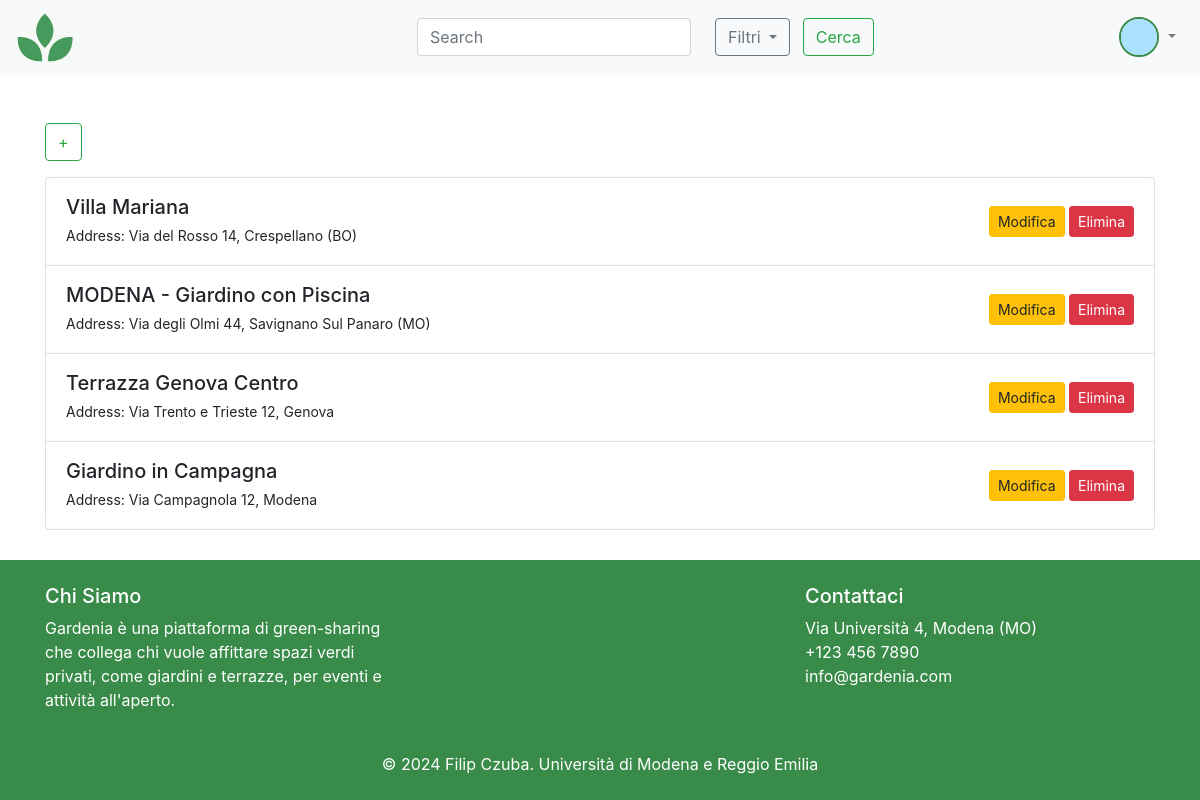
The page /landlord/properties/ (signed in) on the database its author committed.
### accounts/models.py (models this page shows, shortened)
class CustomUser(AbstractUser):
    USER_TYPE_CHOICES = [
        ('landlord', 'Landlord'),
        ('renter', 'Renter'),
    ]
    username = None
    name = models.CharField(max_length=30, blank=True)
    surname = models.CharField(max_length=30, blank=True)
    user_type = models.CharField(max_length=10, choices=USER_TYPE_CHOICES, default='renter')
    address = models.CharField(max_length=255, blank=True)
    description = models.CharField(max_length=400, null=True, blank=True)
    phone_number = models.CharField(max_length=20, blank=True)
    profile_picture = models.ImageField(upload_to=user_profile_directory_path, default='assets/default_user.png')
    email = models.EmailField(unique=True)
    objects = CustomUserManager()
    EMAIL_FIELD = 'email'
    USERNAME_FIELD = 'email'
    REQUIRED_FIELDS = ['name', 'surname', 'user_type']  # Fields required during user creation
    groups = models.ManyToManyField(
        'auth.Group',
        related_name='customuser_set',
        blank=True,
        help_text='The groups this user belongs to.',
        verbose_name='groups'
    )
    user_permissions = models.ManyToManyField(
        'auth.Permission',
        related_name='customuser_set',
        blank=True,
        help_text='Specific permissions for this user.',
        verbose_name='user permissions'
    )

### posts/models.py (models this page shows, shortened)
class Post(models.Model):
    title = models.CharField(max_length=100)
    description = models.TextField()
    address = models.CharField(max_length=255)
    landlord = models.ForeignKey(settings.AUTH_USER_MODEL, on_delete=models.CASCADE)
    wifi = models.BooleanField(default=False)
    bathroom = models.BooleanField(default=False)
    bbq = models.BooleanField(default=False)
    pool = models.BooleanField(default=False)
    kid_friendly = models.BooleanField(default=False)
    parking = models.BooleanField(default=False)
    electricity = models.BooleanField(default=False)
    max_people = models.PositiveIntegerField(default=20)  # Default 20
    price_per_person = models.DecimalField(max_digits=10, decimal_places=2, null=False,default=100)
    image = models.ImageField(upload_to='posts/', default='assets/logo_greyscale.png')
    created_at = models.DateTimeField(auto_now_add=True)
    updated_at = models.DateTimeField(auto_now=True)

### posts/views.py (the view)
# urls.py: path('landlord/properties/', LandlordPropertiesView.as_view(), name='landlord_properties'),
class LandlordPropertiesView(LoginRequiredMixin, UserPassesTestMixin, ListView):
    model = Post
    template_name = 'posts/landlord_properties.html'
    context_object_name = 'posts'
    def get_queryset(self):
        return Post.objects.filter(landlord=self.request.user)
    def test_func(self):
        return self.request.user.user_type == 'landlord'

### posts/templates/posts/landlord_properties.html (shortened to what this page needs)
{% extends 'basebs.html' %}
{% block content %}
<div class="container mt-5">
    <div class="mb-3">
        <a href="{% url 'post_create' %}" class="btn btn-outline-success">+</a>
    </div>
    <div class="list-group my-3">
        {% for post in posts %}
            <div class="list-group-item d-flex justify-content-between align-items-center">
                <div>
                    <h5 class="mb-1">{{ post.title }}</h5>
                    <small>Address: {{ post.address }}</small>
                </div>
                <div>
                    <a href="{% url 'post_edit' post.pk %}" class="btn btn-warning btn-sm my-3">Modifica</a>
                    <a href="#" class="btn btn-danger btn-sm btn-delete" data-id="{{ post.pk }}">Elimina</a>
                </div>
            </div>
        {% empty %}
            <p class="text-muted">Non ci sono proprietà nolleggiabili a tuo nome in questo momento, aggiungine una tramite il pulsante qui in cima!</p>
        {% endfor %}
    </div>
</div>
{% endblock %}

### templates/basebs.html (shortened to what this page needs)
<!DOCTYPE html>
<html lang="en">
<head>
    {% block head %}
        <link rel="stylesheet" href="https://cdn.jsdelivr.net/npm/bootstrap@4.6.1/dist/css/bootstrap.min.css">
    {% endblock %}
    {% load crispy_forms_tags %}
    {% load static %}
</head>
<body>
<header class="top-bar">
    <nav class="navbar navbar-expand-lg navbar-light bg-light">
        <a class="navbar-brand" href="{% url 'home' %}">
            <img src="{% static 'assets/logo.png' %}" alt="logo" style="width: 15%; height: auto;">
        </a>
        <form class="form-inline my-2 my-lg-0" method="GET" action="{% url 'home' %}">
            <input class="form-control mr-sm-2" type="search" name="q" placeholder="Search" aria-label="Search" value="{{ request.GET.q }}">
            <div class="dropdown ml-3">
                <button class="btn btn-outline-secondary dropdown-toggle" type="button" id="filterDropdown" data-toggle="dropdown" aria-haspopup="true" aria-expanded="false">
                    Filtri
                </button>
                        <button type="submit" class="btn btn-outline-success mx-2">Cerca</button>
                    </form>
        <div class="ml-auto">
            {% if user.is_authenticated %}
            <ul class="navbar-nav">
                <li class="nav-item dropdown">
                    <a class="nav-link dropdown-toggle" href="#" id="navbarDropdown" role="button" data-toggle="dropdown" aria-haspopup="true" aria-expanded="false">
                        <img src="{% if user.profile_picture %}{{ user.profile_picture.url }}{% else %}{% static 'assets/default_user.png' %}{% endif %}" alt="User Profile" class="rounded-circle" style="width: 40px; height: 40px; border: 2px solid #398b49;">
                    </a>
                </li>
            </ul>
            {% else %}
            <a class="btn btn-outline-success my-2 my-sm-0" href="{% url 'login' %}">Login</a>
            <a class="btn btn-outline-secondary my-2 my-sm-0" href="{% url 'register' %}">Registrati</a>
            {% endif %}
        </div>
    </nav>
</header>
    <main>
        {% block content %}
        {% endblock %}
    </main>
    <footer class="text-white py-4">
        <div class="container">
            <div class="row">
                <div class="col-md-4">
                    <h5>Chi Siamo</h5>
                    <p>Gardenia è una piattaforma di green-sharing che collega chi vuole affittare spazi verdi privati, come giardini e terrazze, per eventi e attività all'aperto.</p>
                </div>
                <div class="col-md-4"></div>
                <div class="col-md-4">
                    <h5>Contattaci</h5>
                    <ul class="list-unstyled">
                        <li>Via Università 4, Modena (MO) </li>
                        <li> <a href="tel:+1234567890" class="text-white">+123 456 7890</a></li>
                        <li> <a href="mailto:info@example.com" class="text-white">info@gardenia.com</a></li>
                    </ul>
                </div>
            </div>
            <div class="text-center mt-4">
                <p class="mb-0">&copy; 2024 Filip Czuba. Università di Modena e Reggio Emilia</p>
            </div>
        </div>
    </footer>
</body>
</html>

### templates/basebs.html (style rules this page uses)
html, body { height: 100%; }
body { display: flex; flex-direction: column; }
main { flex: 1; }
footer { background-color: #398b49; color: white; }

### rows shown on the page
CustomUser: profile_picture (picture)
Post: title "Villa Mariana", address "Via del Rosso 14, Crespellano (BO)"
Post: title "MODENA - Giardino con Piscina", address "Via degli Olmi 44, Savignano Sul Panaro (MO)"
Post: title "Terrazza Genova Centro", address "Via Trento e Trieste 12, Genova"
Post: title "Giardino in Campagna", address "Via Campagnola 12, Modena"
